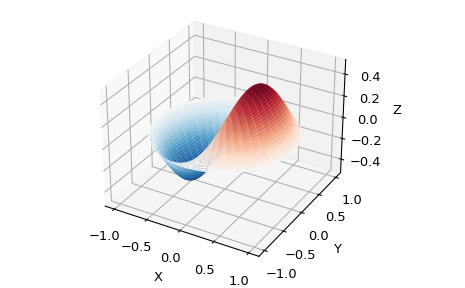

Recreate this plot in Python.
from scipy import special
def drumhead_height(n, k, distance, angle, t):
   kth_zero = special.jn_zeros(n, k)[-1]
   return np.cos(t) * np.cos(n*angle) * special.jn(n, distance*kth_zero)
theta = np.r_[0:2*np.pi:50j]
radius = np.r_[0:1:50j]
x = np.array([r * np.cos(theta) for r in radius])
y = np.array([r * np.sin(theta) for r in radius])
z = np.array([drumhead_height(1, 1, r, theta, 0.5) for r in radius])

import matplotlib.pyplot as plt
fig = plt.figure()
ax = fig.add_axes(rect=(0, 0.05, 0.95, 0.95), projection='3d')
ax.plot_surface(x, y, z, rstride=1, cstride=1, cmap='RdBu_r', vmin=-0.5, vmax=0.5)
ax.set_xlabel('X')
ax.set_ylabel('Y')
ax.set_xticks(np.arange(-1, 1.1, 0.5))
ax.set_yticks(np.arange(-1, 1.1, 0.5))
ax.set_zlabel('Z')
plt.show()
